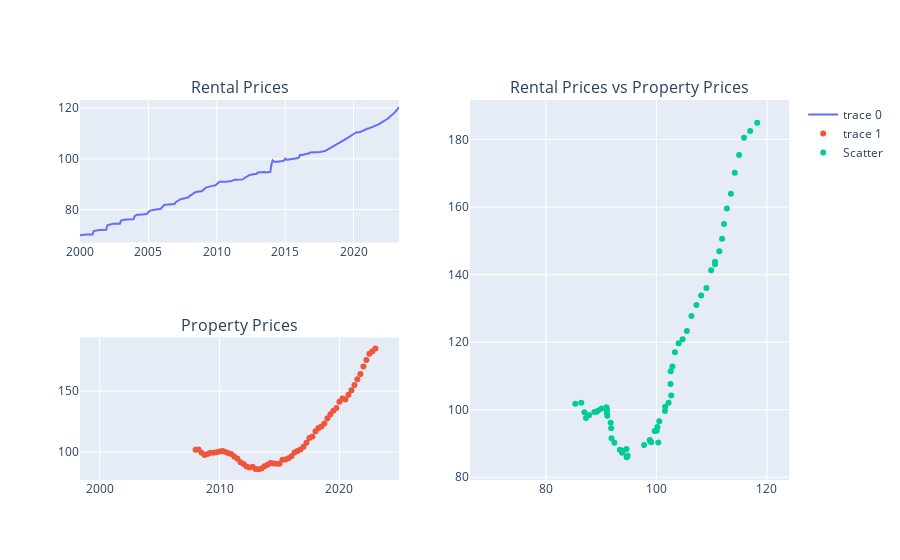

Notebook code for this chart:
### Code cell
#Rental prices vs property prices corr

#aggregate all graphs in one
fig_rental_prices_property_prices = make_subplots(
    rows=2, cols=2,
    specs=[[{}, {'rowspan':2}],
           [{}, None]],
    subplot_titles=("Rental Prices","Rental Prices vs Property Prices","Property Prices"))


# line graph for Rental Prices
fig_rental_prices_property_prices.add_trace(go.Scatter(
                 x=df_combined['date'],
                 y=df_combined['rental_prices']), row=1, col=1)


# line graph for property prices Costs
fig_rental_prices_property_prices.add_trace(go.Scatter(
                 x=df_combined['date'],
                 y=df_combined['property_prices'], mode='markers'), 
                  row=2, col=1)


fig_rental_prices_property_prices.add_trace(go.Scatter(
    x=df_combined['rental_prices'],
    y=df_combined['property_prices'],
    mode='markers',
    name='Scatter'),
    row=1, col=2)


fig_rental_prices_property_prices.show()

### Figure 1 — Plotly figure (JSON) as saved in the notebook; plotly's stock layout.template omitted (floating-point values rounded to 4 significant figures; data arrays with more than 128 entries replaced by an {"elided": "..."} marker saying what was removed)
{"data": [{"type": "scatter", "x": {"elided": "281 str values"}, "xaxis": "x", "y": {"elided": "281 float values"}, "yaxis": "y"}, {"mode": "markers", "type": "scatter", "x": {"elided": "281 str values"}, "xaxis": "x3", "y": {"elided": "281 float values"}, "yaxis": "y3"}, {"mode": "markers", "name": "Scatter", "type": "scatter", "x": {"elided": "281 float values"}, "xaxis": "x2", "y": {"elided": "281 float values"}, "yaxis": "y2"}], "layout": {"annotations": [{"font": {"size": 16}, "showarrow": false, "text": "Rental Prices", "x": 0.225, "xanchor": "center", "xref": "paper", "y": 1, "yanchor": "bottom", "yref": "paper"}, {"font": {"size": 16}, "showarrow": false, "text": "Rental Prices vs Property Prices", "x": 0.775, "xanchor": "center", "xref": "paper", "y": 1, "yanchor": "bottom", "yref": "paper"}, {"font": {"size": 16}, "showarrow": false, "text": "Property Prices", "x": 0.225, "xanchor": "center", "xref": "paper", "y": 0.375, "yanchor": "bottom", "yref": "paper"}], "xaxis": {"anchor": "y", "domain": [0, 0.45]}, "xaxis2": {"anchor": "y2", "domain": [0.55, 1]}, "xaxis3": {"anchor": "y3", "domain": [0, 0.45]}, "yaxis": {"anchor": "x", "domain": [0.625, 1]}, "yaxis2": {"anchor": "x2", "domain": [0, 1]}, "yaxis3": {"anchor": "x3", "domain": [0, 0.375]}}}
